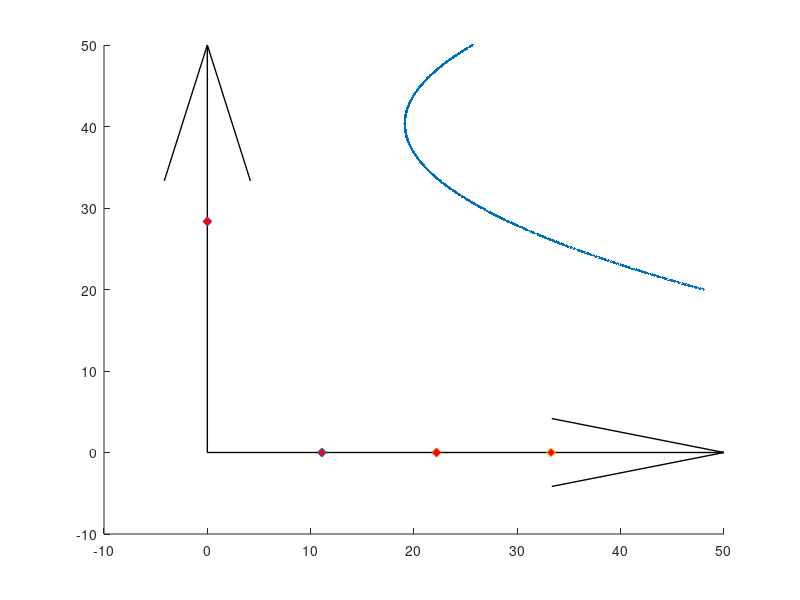

The MATLAB script that drew this image: (Note: this script raises an error after producing the figure.)
close all;
clear variables;

t = 0:1/30:30;

% x = 25+5*sin(t);
% y = 25+5*cos(t);
% z = 7+0.5*t;

x = 0.07.*(t+4.6).^2 -2.*(t-4.6) + 15;
y = 50-t;
z = 8*atan(0.5.*t - 7) - 6.*atan(0.5.*t-10)+ 15;

% figure(Units = "normalized", Position=[0.0563 0.1991 0.8339 0.6157]);
figure(); hold on;
% subplot(1,2,1);
plot3(x,y,z,".-");


% 
% figure();
% comet3(x,y,z);

%%%
% origin pos   = 32     , 35     , 240
% station1 pos = 32.0001, 35     , 240
% station2 pos = 32.0002, 35     , 240
% station3 pos = 32.0003, 35     , 240
% station4 pos = 32     , 34.9997, 240
%%%

cams_pos = [1.1089099908e+01 -3.3595082272e-10 -9.6773529616e-06;
            2.2178199991e+01 -7.1217698400e-11 -3.8707022709e-05;
            3.3267300250e+01 -1.9819523799e-10 -8.7093016935e-05;
            3.9329437112e-05  2.8349008236e+01 -6.2940256218e-05;];

Rz = @(psi) [cos(psi), sin(psi), 0;
            -sin(psi), cos(psi), 0;
            0        , 0        ,1];

Ry = @(theta) [cos(theta), 0    , -sin(theta);
               0         , 1    , 0          ;
               sin(theta), 0    , cos(theta)];

Rx = @(phi) [1, 0       , 0       ;
             0, cos(phi), sin(phi);
             0, -sin(phi), cos(phi)];

DCM_origin2camera = @(psi, theta, phi) Rx(deg2rad(phi))*Ry(deg2rad(theta))*Rz(deg2rad(psi));


camera_angles = [70, -20, 0.0000;
                90, -20, 0;
                110, -20, 0;
                0, -10, 0.0000;];

% camera_DCMs 

for i = 1:length(camera_angles)
    camera_DCMs(i,:,:) = DCM_origin2camera(camera_angles(i,1),camera_angles(i,2),camera_angles(i,3));
end 



% Draw Origin System
quiver3(0,0,0,50,0,0,"off", "Color","k","LineWidth",1);
quiver3(0,0,0,0,50,0,"off", "Color","k","LineWidth",1);
quiver3(0,0,0,0,0,50,"off", "Color","k","LineWidth",1);

% Draw Stations
for i = 1:length(cams_pos)
    pos = cams_pos(i,:);
    scatter3(pos(1),pos(2),pos(3), 40,"MarkerFaceColor",'r', "Marker",'diamond');
end

Vertical_halfAngle_deg = 26.1;
Horizontal_halfAngle_deg = 47;
depth_m = 10;
DrawCamsFOV(gca(), cams_pos, camera_angles, Vertical_halfAngle_deg, Horizontal_halfAngle_deg, depth_m);

axis equal;
xlim([-5, 55]);
ylim([-5, 55]);
zlim([-10, 55]);
xlabel("X");
ylabel("Y");
zlabel("Z");
view(3); grid on;


%% Azimuth elevation calc

syms theta psi or2cam

cam2drone = Ry(theta)*Rz(psi);
disp(transpose(cam2drone)*[1;0;0]);

for cam_i = 1:length(camera_DCMs)
    for point_i = 1:length(x)
        Vec = [x(point_i);y(point_i);z(point_i)] - [cams_pos(cam_i,1);cams_pos(cam_i,2);cams_pos(cam_i,3)];
        Test_Length(cam_i, point_i) = norm(Vec);
        Vec = Vec./norm(Vec);

        DCM_or2cam = DCM_origin2camera(camera_angles(cam_i,1),camera_angles(cam_i,2),camera_angles(cam_i,3));
        Vec_CAM = DCM_or2cam*Vec;

        theta = -asin(Vec_CAM(3));
        azimuth = atan(Vec_CAM(2)/Vec_CAM(1));
        
        Trajectory_elev_azim(cam_i, point_i, :) = [theta, azimuth];

       
    end
end


%% Test

for cam_i = 1:length(camera_DCMs)
    for point_i = 1:length(x)
        tehta_azimuth_vec = reshape(Trajectory_elev_azim(cam_i, point_i,:),1,2);
        pos = cams_pos(cam_i,:);
        vector_cam2drone_CAM = (Ry(Trajectory_elev_azim(cam_i,point_i,1))*Rz(Trajectory_elev_azim(cam_i, point_i,2)))'*[1;0;0]*Test_Length(cam_i, point_i);
        DCM_or2cam = DCM_origin2camera(camera_angles(cam_i,1),camera_angles(cam_i,2),camera_angles(cam_i,3));
        vector_cam2drone_ORIGIN = DCM_or2cam'*vector_cam2drone_CAM;

        drone_position(cam_i, point_i,:) = pos' + vector_cam2drone_ORIGIN;
    end
end

plot3(drone_position(1,:,1),drone_position(1,:,2),drone_position(1,:,3), "r--");
plot3(drone_position(2,:,1),drone_position(2,:,2),drone_position(2,:,3), "g--");
plot3(drone_position(3,:,1),drone_position(3,:,2),drone_position(3,:,3), "k--");
plot3(drone_position(4,:,1),drone_position(4,:,2),drone_position(4,:,3), "y--");

disp("DONE WITH TESTING");

%% DROP TO FILE

A = (1920/2)/tand(47);
B = (1080/2)/tand(26.1);


FILE = fopen("injection_data.csv", "w");

for point_i = 1:length(Trajectory_elev_azim(1,:,1))
    for cams_i = 1:length(camera_angles)

        pix_1 = 1920/2 - A*tan(Trajectory_elev_azim(cams_i, point_i, 2));
        pix_2 = 1080/2 + B*tan(Trajectory_elev_azim(cams_i, point_i, 1));
        
        if (pix_1 > 1920 || pix_1 < 0)
            continue;
        end
        if (pix_2 > 1080 || pix_2 < 0)
            continue;
        end
        str_write = sprintf("%.0f,%.10f,%.10f,%.10f\n", cams_i,round(pix_1), round(pix_2), t(point_i));
%         str_write = [cams_i, pix_1, pix_2];
        fprintf(FILE,str_write);
    end
end
fclose(FILE);
disp("DONE WITH CREATING INJECTION FILE");

return;
%% Analysis

clear Solution Stations;
run("..//..//Logs//SystemLog.m");
run("..//..//Logs//DataLog.m");

time_epsilon = 10^-9;
dt = 1/30;

% Calculate original distances from origin:
Original_times = t;
r_squared= x.*x + y.*y + z.*z;
Original_r = sqrt(r_squared);

% Calculate solution distances from origin:
Solution_times = Solution(:,1)-Solution(1,1);


f1 = figure(); ax1 = subplot(1,1,1, "Parent", f1); hold on;
f2 = figure(); ax2 = subplot(1,1,1, "Parent", f2); hold on;

time_sub_array = [];
Distance_error_sub_array = [];
Calculated_Position_sub_array = [];

for time_indx_solution = 1:length(Solution_times)    
    time_indx_generated = fix((Solution_times(time_indx_solution)+time_epsilon)/dt)+1;
    
    %%%%%%%%%%%%%%%% Actual calculation:
    
    x2 = (x(time_indx_generated) - Solution(time_indx_solution,2))^2;
    y2 = (y(time_indx_generated) - Solution(time_indx_solution,3))^2;
    z2 = (z(time_indx_generated) - Solution(time_indx_solution,4))^2;
    R = sqrt(x2 + y2 + z2);

    distance_error_value = R;

    %%%%
    position_vec = [Solution(time_indx_solution,2), Solution(time_indx_solution,3), Solution(time_indx_solution,4)];
    %%%%%%%%%%%%%%%%%

    time_sub_array = [time_sub_array, t(time_indx_generated)];
    Distance_error_sub_array = [Distance_error_sub_array, distance_error_value];
    Calculated_Position_sub_array = [Calculated_Position_sub_array; position_vec];

    if (time_indx_solution < length(Solution_times)) 
        if (abs((Solution_times(time_indx_solution+1) - Solution_times(time_indx_solution))-dt) < time_epsilon)
            continue;
        end
    end
    % Plot:
    plot(ax1, time_sub_array, Distance_error_sub_array,".-");
    plot3(ax2, Calculated_Position_sub_array(:,1), Calculated_Position_sub_array(:,2), Calculated_Position_sub_array(:,3),"r.-");
    % Reset the Arrays:
    time_sub_array = [];
    Distance_error_sub_array = [];
    Calculated_Position_sub_array = [];
end


xlabel(ax1, "Time [sec]");
ylabel(ax1, "Distance Error [m]");
grid(ax1, "on");

plot3(ax2,x,y,z,"Color",[0 0.4470 0.7410]);
axis(ax2,"equal");
% xlim(ax2,[-5, 55]);
% ylim(ax2,[-5, 55]);
% zlim(ax2,[-10, 55]);
xlabel(ax2,"X");
ylabel(ax2,"Y");
zlabel(ax2,"Z");
view(ax2,3); grid on;


figure(); hold on;
plot3(x,y,z,".-");
% Draw Stations
for i = 1:length(cams_pos)
    pos = cams_pos(i,:);
    scatter3(pos(1),pos(2),pos(3), 40,"MarkerFaceColor",'r', "Marker",'diamond');
end
DrawCamsFOV(gca(), cams_pos, camera_angles, Vertical_halfAngle_deg, Horizontal_halfAngle_deg, depth_m);

% Draw Stations from simulation:
VEC_LEN = 10;
for station_i = 1:length(Stations.position)
    pos = Stations.position(station_i,:);
    mat = reshape(Stations.Origin2StationDCM(station_i,:,:), 3,3)' .* VEC_LEN;

    quiver3(pos(1),pos(2),pos(3),mat(1,1),mat(2,1),mat(3,1),"off", "Color","r","LineWidth",1);
    quiver3(pos(1),pos(2),pos(3),mat(1,2),mat(2,2),mat(3,2),"off", "Color","g","LineWidth",1);
    quiver3(pos(1),pos(2),pos(3),mat(1,3),mat(2,3),mat(3,3),"off", "Color","b","LineWidth",1);
end

axis equal;
xlim([-5, 55]);
ylim([-5, 55]);
zlim([-10, 55]);
xlabel("X");
ylabel("Y");
zlabel("Z");
view(3); grid on;

%% HELPER FUNCS 


function DrawCamsFOV(ax, cams_pos, camera_angles, Vertical_halfAngle_deg, Horizontal_halfAngle_deg, depth_m)
    Rz = @(psi) [cos(psi), sin(psi), 0;
            -sin(psi), cos(psi), 0;
            0        , 0        ,1];

    Ry = @(theta) [cos(theta), 0    , -sin(theta);
                   0         , 1    , 0          ;
                   sin(theta), 0    , cos(theta)];
   
    Rx = @(phi) [1, 0       , 0       ;
                 0, cos(phi), sin(phi);
                 0, -sin(phi), cos(phi)];

    DCM_cam2vec = @(psi, theta) Ry(deg2rad(theta))*Rz(deg2rad(psi));
    DCM_origin2camera = @(psi, theta, phi) Rx(deg2rad(phi))*Ry(deg2rad(theta))*Rz(deg2rad(psi));
    
    v1 = DCM_cam2vec(Horizontal_halfAngle_deg, -Vertical_halfAngle_deg)'*[1;0;0];
    v2 = DCM_cam2vec(-Horizontal_halfAngle_deg, -Vertical_halfAngle_deg)'*[1;0;0];
    v3 = DCM_cam2vec(-Horizontal_halfAngle_deg, Vertical_halfAngle_deg)'*[1;0;0];
    v4 = DCM_cam2vec(Horizontal_halfAngle_deg, Vertical_halfAngle_deg)'*[1;0;0];
    
    % Scaling up the depth
    v_len = depth_m/([1,0,0]*v1);
    
    colors = ['r', 'g', 'b', 'y', 'k', "m"];
    mat_size = size(cams_pos);
    for camera_i = 1:mat_size(1)
        psi = camera_angles(camera_i,1);
        theta = camera_angles(camera_i,2);
        phi = camera_angles(camera_i,3);
        
        DCM_ori2cam = DCM_origin2camera(psi,theta,phi);
        v1_cam = DCM_ori2cam'*v1.*v_len;
        v2_cam = DCM_ori2cam'*v2.*v_len;
        v3_cam = DCM_ori2cam'*v3.*v_len;
        v4_cam = DCM_ori2cam'*v4.*v_len;
        
        points(1,:) = cams_pos(camera_i,:) + v1_cam';
        points(2,:) = cams_pos(camera_i,:) + v2_cam';
        points(3,:) = cams_pos(camera_i,:) + v3_cam';
        points(4,:) = cams_pos(camera_i,:) + v4_cam';
        points(5,:) = cams_pos(camera_i,:);

        face_indx_sides = [2,5,3,2;
                         3,5,4,3;
                         4,5,1,4;
                         1,5,2,1]';
        face_indx_bottom = [1,2,3,4,1]';
        
        xc = points(:,1);
        yc = points(:,2);
        zc = points(:,3);
        patch(ax, xc(face_indx_sides), yc(face_indx_sides), zc(face_indx_sides), colors(camera_i), 'facealpha', 0.06);
        patch(ax, xc(face_indx_bottom), yc(face_indx_bottom), zc(face_indx_bottom), colors(camera_i), 'facealpha', 0.06);
    end
end
